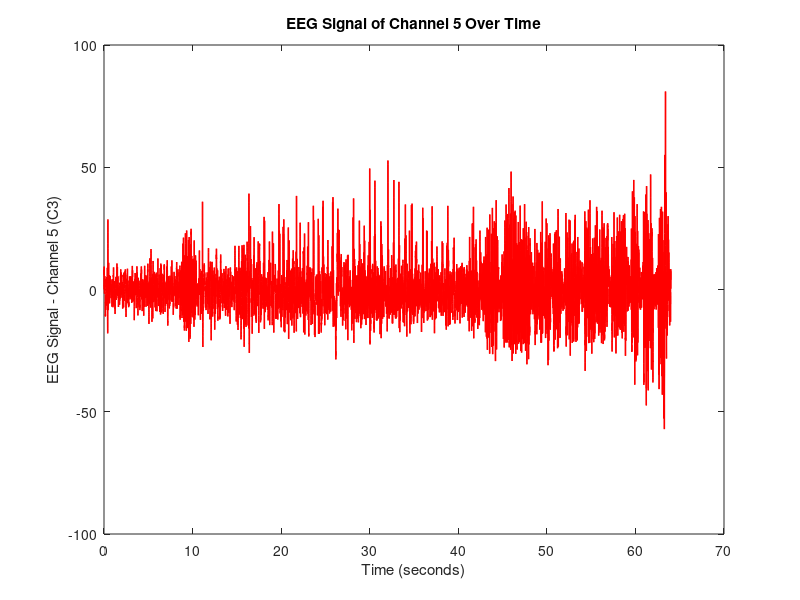
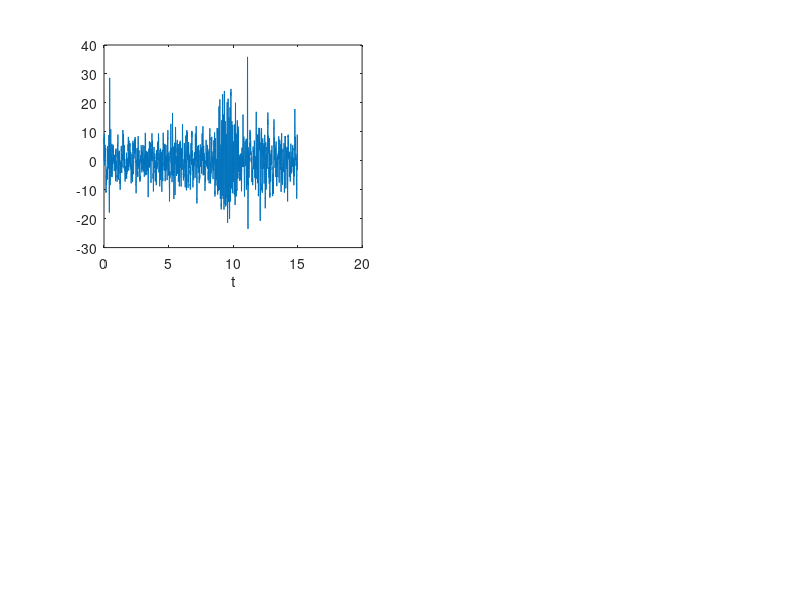

MATLAB code to generate these figures, in order: (Note: this script raises an error after producing the figures.)
%% part1
load('EEG_sig.mat');
channel_5_data = Z(5, :);  
fs = des.samplingfreq; 
time = (0:length(channel_5_data) - 1) / fs;
figure;
plot(time, channel_5_data, 'r', 'LineWidth', 1);
xlabel('Time (seconds)');
ylabel(['EEG Signal - Channel 5 (' des.channelnames{5} ')']);
title('EEG Signal of Channel 5 Over Time');
set(gcf, 'Position', [100, 100, 1000, 400]); 
%% part2
clc;
time_1=[1,15*fs];
time_2=[18*fs, 40*fs];
time_3=[45*fs, 50*fs];
time_4=[50*fs, length(channel_5_data)];
figure()
subplot(2,2,1)
plot(time(time_1(1):time_1(2)),channel_5_data(time_1(1):time_1(2)));
xlabel('t');
ylabel(channel_names(5));
title('Channel 5 EEG signal for t = 0 : 15s','Interpreter','latex')
grid on
subplot(2,2,2)
plot(time(time_2(1):time_2(2)),channel_5_data(time_2(1):time_2(2)));
xlabel('t');
ylabel(channel_names(5));
title('Channel 5 EEG signal for t = 18 : 40s','Interpreter','latex')
grid on
subplot(2,2,3)
plot(t(time_3(1):time_3(2)),channel_5_data(time_3(1):time_3(2)));
xlabel('t');
ylabel(channel_names(5));
title('Channel 5 EEG signal for t = 45 : 50s','Interpreter','latex')
grid on
subplot(2,2,4)
plot(time(time_4(1):time_4(2)),channel_5_data(time_4(1):time_4(2)));
xlabel('t');
ylabel(channel_names(5));
title('Channel 5 EEG signal for t = 50 : end','Interpreter','latex')
grid on

%% part3
channel_10_data = Z(10, :); 
figure;
subplot(2, 1, 1);
plot(time, channel_10_data, 'r');
title(['EEG Signal - Channel 10 (' des.channelnames{10} ')']);
xlabel('Time (seconds)');
ylabel('Amplitude');
subplot(2, 1, 2);
plot(time, channel_5_data, 'b');
title(['EEG Signal - Channel 5 (' des.channelnames{5} ')']);
xlabel('Time (seconds)');
ylabel('Amplitude');


%% part4
load('EEG_sig.mat');
Z = Z;  
fs = des.samplingfreq;
ElecName = des.channelnames;  
offset = max(max(abs(Z)))/5; 
disp_eeg(Z, offset, fs, ElecName);
%% part6
channel_C3 = Z(5, :);  
fs = des.samplingfreq;  
N = length(channel_C3);  
time = (0:N-1) / fs;
intervals = [2 7; 30 35; 42 47; 50 55];
for i = 1:size(intervals, 1)
    start_time = intervals(i, 1);
    end_time = intervals(i, 2);
    start_idx = round(start_time * fs);
    end_idx = round(end_time * fs);
    segment_time = time(start_idx:end_idx);
    segment_signal = channel_C3(start_idx:end_idx);
    figure;
    subplot(2, 1, 1);
    plot(segment_time, segment_signal);
    title(['EEG Signal in Time Domain - Interval ' num2str(start_time) ' to ' num2str(end_time) ' seconds']);
    xlabel('Time (seconds)');
    ylabel('Amplitude');
    L = length(segment_signal); 
    Y = fft(segment_signal);
    P2 = abs(Y / L);  
    P1 = P2(1:L/2+1); 
    P1(2:end-1) = 2 * P1(2:end-1); 
    f = fs * (0:(L/2)) / L;
    subplot(2, 1, 2);
    plot(f, P1);
    xlim([0 50]); 
    title(['EEG Signal in Frequency Domain - Interval ' num2str(start_time) ' to ' num2str(end_time) ' seconds']);
    xlabel('Frequency (Hz)');
    ylabel('Magnitude');
end

%% part7
channel_C3 = Z(5, :);  
fs = des.samplingfreq; 
N = length(channel_C3); 
time = (0:N-1) / fs;
intervals = [2 7; 30 35; 42 47; 50 55];
for i = 1:size(intervals, 1)
    start_time = intervals(i, 1);
    end_time = intervals(i, 2);
    start_idx = round(start_time * fs);
    end_idx = round(end_time * fs);
    segment_signal = channel_C3(start_idx:end_idx);
    figure;
    subplot(2, 1, 1);
    segment_time = time(start_idx:end_idx);
    plot(segment_time, segment_signal);
    title(['EEG Signal in Time Domain - Interval ' num2str(start_time) ' to ' num2str(end_time) ' seconds']);
    xlabel('Time (seconds)');
    ylabel('Amplitude');
    subplot(2, 1, 2);
    [pxx, f] = pwelch(segment_signal, [], [], [], fs); 
    plot(f, 10*log10(pxx));
    xlim([0 50]); 
    title(['Power Spectral Density (PSD) - Interval ' num2str(start_time) ' to ' num2str(end_time) ' seconds']);
    xlabel('Frequency (Hz)');
    ylabel('Power/Frequency (dB/Hz)');
end

%%
%q1_p8
% Load the .mat file
load('EEG_sig.mat');

% Extract the 5th channel data (C3 is the 5th channel)
channel_C3 = Z(5, :);  

% Extract the sampling frequency from 'des'
fs = des.samplingfreq;  % Sampling frequency
N = length(channel_C3);  % Length of the signal

% Define time intervals in seconds
intervals = [2 7; 30 35; 42 47; 50 55];

% Loop over the intervals to compute and plot the spectrogram
for i = 1:size(intervals, 1)
    % Define the start and end times in samples
    start_time = intervals(i, 1);
    end_time = intervals(i, 2);
    
    % Convert time to sample indices
    start_idx = round(start_time * fs);
    end_idx = round(end_time * fs);
    
    % Extract the segment of the signal
    segment_signal = channel_C3(start_idx:end_idx);
    
    % Create the spectrogram
    figure;
    window_length = 128;  % Length of the window
    overlap_length = 64;   % Length of overlap
    nfft = 128;            % Number of points for FFT
    spectrogram(segment_signal, hamming(window_length), overlap_length, nfft, fs);
    
    % Plot the spectrogram
    %imagesc(T, F, 10*log10(abs(S)));  % Convert to dB
    axis xy;
    colorbar;
    xlabel('Frequency (Hz)');
    Time (s)
    ylabel('Time (s)');
    title(['Spectrogram of EEG Signal - Interval ' num2str(start_time) ' to ' num2str(end_time) ' seconds']);

end
%% part8
load('EEG_sig.mat');
channel_C3 = Z(5, :);  
fs = des.samplingfreq; 
N = length(channel_C3); 

intervals = [2 7; 30 35; 42 47; 50 55];
windowLength = 128; 
overlapLength = 64; 
nfft = 128;    
for i = 1:size(intervals, 1)
    start_time = intervals(i, 1);
    end_time = intervals(i, 2);
    start_idx = round(start_time * fs);
    end_idx = round(end_time * fs);
    segment_signal = channel_C3(start_idx:end_idx);
    figure;
    spectrogram(segment_signal, hamming(windowLength), overlapLength, nfft, fs, 'yaxis');
    title(['Spectrogram of EEG Signal - Interval ' num2str(start_time) ' to ' num2str(end_time) ' seconds']);
    xlabel('Time (s)');
    ylabel('Frequency (Hz)');
    colorbar; 
end

%% part9
channel_C3 = Z(5, :);  

% Extract the sampling frequency from 'des'
fs = des.samplingfreq;  % Original sampling frequency

% Define the time intervals for the second segment
start_time = 30;  % start at 30 seconds
end_time = 35;    % end at 35 seconds

% Convert time to sample indices
start_idx = round(start_time * fs);
end_idx = round(end_time * fs);

% Extract the segment of the signal
segment_signal = channel_C3(start_idx:end_idx);

% Design a low-pass filter
new_fs = fs / 2;  % New sampling frequency
cutoff_freq = new_fs / 2; % Cutoff frequency for the low-pass filter
order = 4; % Order of the filter
lpFilt = designfilt('lowpassiir', 'FilterOrder', order, ...
                     'HalfPowerFrequency', cutoff_freq, ...
                     'DesignMethod', 'butter', ...
                     'SampleRate', fs);

% Apply the low-pass filter
filtered_signal = filtfilt(lpFilt, segment_signal);

% Downsample the signal
downsample_factor = 2; % Downsample by a factor of 2
downsampled_signal = downsample(filtered_signal, downsample_factor);

% Calculate the new sampling frequency
fs_new = fs / downsample_factor;

% Plot the original segment signal
figure;
subplot(3, 1, 1);
t_original = (0:length(segment_signal)-1) / fs;
plot(t_original, segment_signal);
title('Original EEG Signal (Segment)');
xlabel('Time (s)');
ylabel('Amplitude');

% Plot the filtered and downsampled signal
t_downsampled = (0:length(downsampled_signal)-1) / fs_new;
subplot(3, 1, 2);
plot(t_downsampled, downsampled_signal);
title('Filtered and Downsampled EEG Signal');
xlabel('Time (s)');
ylabel('Amplitude');

% Compute DFT of the original and downsampled signal
N_original = length(segment_signal);
N_downsampled = length(downsampled_signal);

% Compute DFT
dft_original = abs(fft(segment_signal, N_original));
dft_downsampled = abs(fft(downsampled_signal, N_downsampled));

% Frequency axis
f_original = (0:N_original-1) * fs / N_original;
f_downsampled = (0:N_downsampled-1) * fs_new / N_downsampled;

% Plot DFT
subplot(3, 1, 3);
hold on;
plot(f_original(1:N_original/2), dft_original(1:N_original/2), 'b', 'DisplayName', 'Original DFT');
plot(f_downsampled(1:N_downsampled/2), dft_downsampled(1:N_downsampled/2), 'r', 'DisplayName', 'Downsampled DFT');
title('DFT of Original and Downsampled Signal');
xlabel('Frequency (Hz)');
ylabel('Magnitude');
legend;
hold off;

% Compute STFT for original and downsampled signals
windowLength = 128; % Length of the window
overlapLength = 64;  % Length of overlap
nfft = 128;         % Number of FFT points

% Original STFT
figure;
subplot(2, 1, 1);
spectrogram(segment_signal, hamming(windowLength), overlapLength, nfft, fs, 'yaxis');
title('STFT of Original Signal');
xlabel('Time (s)');
ylabel('Frequency (Hz)');

% Downsampled STFT
subplot(2, 1, 2);
spectrogram(downsampled_signal, hamming(windowLength), overlapLength, nfft, fs_new, 'yaxis');
title('STFT of Downsampled Signal');
xlabel('Time (s)');
ylabel('Frequency (Hz)');

